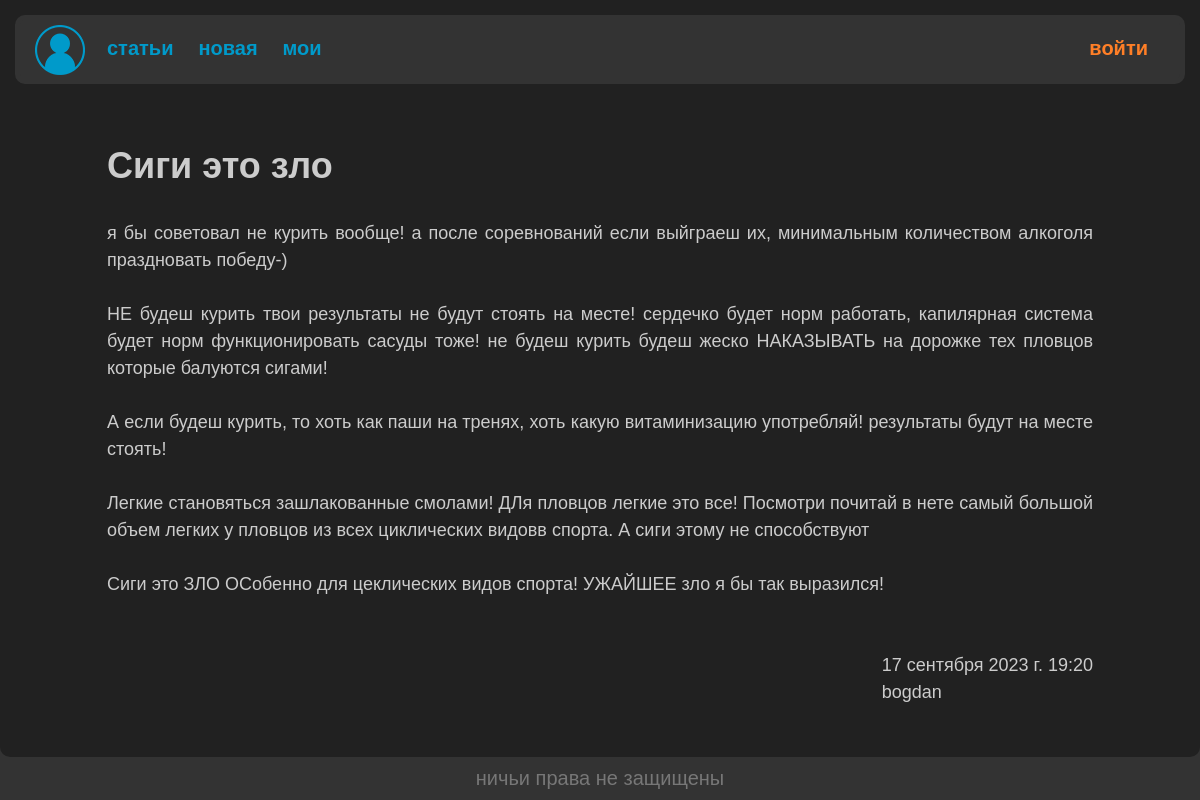
The page /pager/list/3/ on the database its author committed.
### pager/models.py (models this page shows, shortened)
class Page(models.Model):
    name = models.CharField(max_length=25)
    text = models.TextField(blank=True)
    date = models.DateTimeField(auto_now_add=True)
    user = models.ForeignKey('userface.CustomUser',
                             on_delete=models.SET_NULL,
                             null=True,
                             related_name='author')
    def get_absolute_url(self, prefix='text'):
        return reverse(prefix, kwargs={'page_id': self.id})
    class Meta:
        ordering = ['-date']  # установка дефолтной сортировке по дате

### userface/models.py (models this page shows)
class CustomUser(AbstractUser):
    settings = models.JSONField('settings',
                                default=get_default_settings)
    def __str__(self):
        return self.username

### pager/views.py (the view)
# urls.py: path('list/<int:page_id>/', TextPage.as_view(), name='text'),
class TextPage(DataMixin, View):
    def get(self, request, page_id):
        page = Page.objects.get(id=page_id)
        context = self.get_context({
            'id': page_id,
            'name': page.name,
            'text': page.text.split('\n'),
            'date': page.date,
            'edit_url': page.get_absolute_url('edit'),
            'author': page.user,
            'edit_access': (str(page.user) == request.user.username)
        })
        return render(request, "pager/text.html", context=context)

### pager/utils.py (called while the page is built)
    @staticmethod
    def get_context(context={}) -> dict:
        base = {
            'menu': menu,
            'theme': 0
        }
        return base | context

### pager/templates/pager/text.html (shortened to what this page needs)
{% extends 'userface/base.html' %}
{% block content %}
<h1>{{ name }}</h1>
<br>
{% for t in text %}
{{ t }}
<br>
<br>
{% endfor %}
<br>
<div class="date">
    {{ date }}
    <br>
    {{ author }}
</div>
{% endblock %}

### userface/static/userface/css/styles.css (style rules this page uses)
* { margin: 0px; padding: 0px; font-family: sans-serif; text-decoration: none; }
body { background-color: #333333; height: 100%; }
.date { float: right }

### rows shown on the page
Page: name "Сиги это зло", date "17 сентября 2023 г. 19:20"
CustomUser: username "bogdan"

### other values the page prints
{{ m.title }} "статьи" "новая" "мои"
{{ t }} "я бы советовал не курить вообще! а после соревнований если выйграеш их, минимальным количеством алкоголя праздновать победу-)" "А если будеш курить, то хоть как паши на тренях, хоть какую витаминизацию употребляй! результаты будут на месте стоять!" "Легкие становяться зашлакованные смолами! ДЛя пловцов легкие это все! Посмотри почитай в нете самый большой объем легких у пловцов из всех циклических видовв спорта. А сиги этому не способствуют" "Сиги это ЗЛО ОСобенно для цеклических видов спорта! УЖАЙШЕЕ зло я бы так выразился!"
